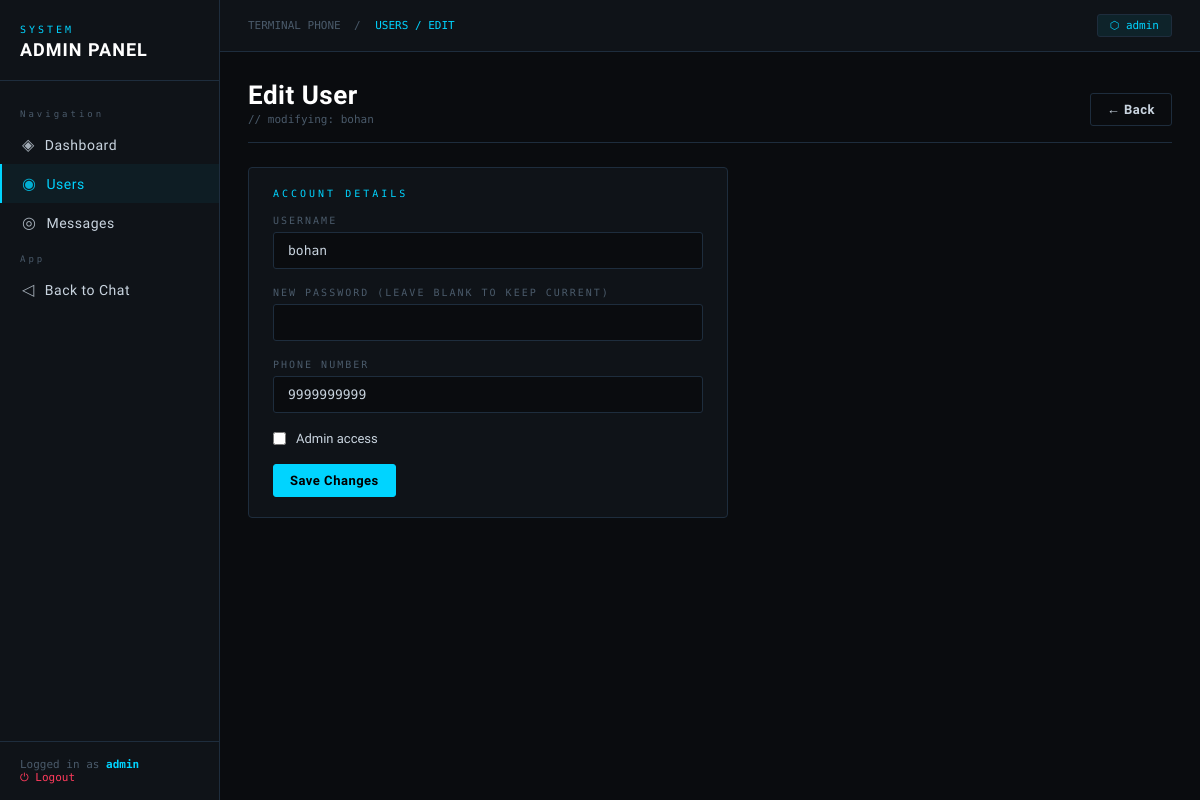
Page /admin/users/1/edit (signed in) on the committed database.
### tables this page shows
CREATE TABLE users (
            id       INTEGER PRIMARY KEY AUTOINCREMENT,
            username TEXT UNIQUE NOT NULL,
            password TEXT NOT NULL,
            phone    TEXT UNIQUE,
            is_admin INTEGER DEFAULT 0
        );

### routes/admin.py (the view, shortened to what this page needs)
@admin_bp.route('/users/<int:user_id>/edit', methods=['GET', 'POST'])
@admin_required
def edit_user(user_id):
    with _db() as conn:
        user = conn.execute("SELECT * FROM users WHERE id = ?", (user_id,)).fetchone()
    if not user:
        flash('User not found.')
        return redirect(url_for('admin.users'))
    return render_template('admin/edit_user.html', user=user)

### app.py (called while the page is built)
@login_manager.user_loader
def load_user(user_id):
    with get_db_connection(DB_PATH) as conn:
        user = conn.execute("SELECT * FROM users WHERE id = ?", (user_id,)).fetchone()
        if user:
            return User(user['id'], user['username'], user['phone'], user['is_admin'])
    return None

### models.py (called while the page is built)
def get_db_connection(db_path):
    conn = sqlite3.connect(db_path)
    conn.row_factory = sqlite3.Row
    return conn

### routes/admin.py (called while the page is built)
def _db():
    return get_db_connection(current_app.config['DB_PATH'])

def admin_required(f):
    @wraps(f)
    @login_required
    def decorated(*args, **kwargs):
        if not current_user.is_admin:
            flash('Admin access required.')
            return redirect(url_for('chat.index'))
        return f(*args, **kwargs)
    return decorated

### templates/admin/edit_user.html (shortened to what this page needs)
{% extends "admin/base.html" %}
{% block breadcrumb %}USERS / EDIT{% endblock %}
{% block content %}
<div class="page-header">
  <div>
    <h2>Edit User</h2>
    <div class="subtitle">// modifying: {{ user.username }}</div>
  </div>
  <a href="{{ url_for('admin.users') }}" class="btn">← Back</a>
</div>
<div class="card" style="max-width:480px">
  <div class="card-title">Account Details</div>
  <form method="POST">
    <div class="form-group">
      <label>Username</label>
      <input type="text" name="username" value="{{ user.username }}" required>
    </div>
    <div class="form-group">
      <label>New Password <span style="color:var(--dim)">(leave blank to keep current)</span></label>
      <input type="password" name="password" autocomplete="new-password">
    </div>
    <div class="form-group">
      <label>Phone Number</label>
      <input type="tel" name="phone" value="{{ user.phone or '' }}" placeholder="4195551234">
    </div>
    <div class="form-group">
      <div class="checkbox-row">
        <input type="checkbox" name="is_admin" id="is_admin" {% if user.is_admin %}checked{% endif %}>
        <label for="is_admin">Admin access</label>
      </div>
    </div>
    <button type="submit" class="btn btn-primary">Save Changes</button>
  </form>
</div>
{% endblock %}

### templates/admin/base.html (shortened to what this page needs)
<!DOCTYPE html>
<html lang="en">
<head>
</head>
<body>
<aside class="sidebar">
  <div class="sidebar-logo">
    <div class="logo-tag">System</div>
    <h1>ADMIN PANEL</h1>
  </div>
  <nav>
    <div class="nav-section">Navigation</div>
    <a href="{{ url_for('admin.dashboard') }}"
       class="nav-link {% if request.endpoint == 'admin.dashboard' %}active{% endif %}">
      <span class="icon">◈</span> Dashboard
    </a>
    <a href="{{ url_for('admin.users') }}"
       class="nav-link {% if 'user' in request.endpoint %}active{% endif %}">
      <span class="icon">◉</span> Users
    </a>
    <a href="{{ url_for('admin.messages') }}"
       class="nav-link {% if request.endpoint == 'admin.messages' %}active{% endif %}">
      <span class="icon">◎</span> Messages
    </a>
    <div class="nav-section">App</div>
    <a href="{{ url_for('chat.index') }}" class="nav-link">
      <span class="icon">◁</span> Back to Chat
    </a>
  </nav>
  <div class="sidebar-footer">
    Logged in as <strong style="color:var(--accent)">{{ current_user.username }}</strong><br>
    <a href="{{ url_for('auth.logout') }}">⏻ Logout</a>
  </div>
</aside>
<div class="main">
  <div class="topbar">
    <div class="breadcrumb">
      TERMINAL PHONE &nbsp;/&nbsp; <span>{% block breadcrumb %}ADMIN{% endblock %}</span>
    </div>
    <div class="user-badge">⬡ {{ current_user.username }}</div>
  </div>
  <div class="content">
    {% block content %}{% endblock %}
  </div>
</div>
</body>
</html>

### templates/admin/base.html (style rules this page uses)
:root { --bg: #0a0c0f; --bg2: #0f1318; --bg3: #151b22; --border: #1e2d3d; --accent: #00d4ff; --accent2: #00ff88; --danger: #ff3b5c; --warn: #ffb800; --text: #c9d4df; --dim: #4a5a6a; --mono: 'Share Tech Mono', monospace; --sans: 'Rajdhani', sans-serif; }
*, *::before, *::after { box-sizing: border-box; margin: 0; padding: 0; }
body { background: var(--bg); color: var(--text); font-family: var(--sans); font-size: 15px; min-height: 100vh; display: flex; }
.sidebar { width: 220px; min-height: 100vh; background: var(--bg2); border-right: 1px solid var(--border); display: flex; flex-direction: column; flex-shrink: 0; position: sticky; top: 0; height: 100vh; overflow-y: auto; }
.sidebar-logo { padding: 24px 20px 20px; border-bottom: 1px solid var(--border); }
.sidebar-logo .logo-tag { font-family: var(--mono); font-size: 10px; color: var(--accent); letter-spacing: 3px; text-transform: uppercase; margin-bottom: 4px; }
.sidebar-logo h1 { font-size: 18px; font-weight: 700; color: #fff; letter-spacing: 1px; }
.sidebar nav { padding: 16px 0; flex: 1; }
.nav-section { font-family: var(--mono); font-size: 9px; color: var(--dim); letter-spacing: 3px; padding: 12px 20px 6px; }
.nav-link { display: flex; align-items: center; gap: 10px; padding: 10px 20px; color: var(--text); text-decoration: none; font-size: 14px; font-weight: 500; letter-spacing: 0.5px; transition: all 0.15s; border-left: 2px solid transparent; }
.nav-link:hover, .nav-link.active { color: var(--accent); background: rgba(0, 212, 255, 0.05); border-left-color: var(--accent); }
.nav-link .icon { font-size: 16px; opacity: 0.8; }
.sidebar-footer { padding: 16px 20px; border-top: 1px solid var(--border); font-family: var(--mono); font-size: 11px; color: var(--dim); }
.sidebar-footer a { color: var(--danger); text-decoration: none; font-size: 11px; }
.main { flex: 1; min-width: 0; display: flex; flex-direction: column; }
.topbar { background: var(--bg2); border-bottom: 1px solid var(--border); padding: 14px 28px; display: flex; align-items: center; justify-content: space-between; font-family: var(--mono); font-size: 11px; color: var(--dim); }
.topbar .breadcrumb { display: flex; align-items: center; gap: 8px; }
.topbar .breadcrumb span { color: var(--accent); }
.topbar .user-badge { background: rgba(0,212,255,0.08); border: 1px solid var(--border); color: var(--accent); padding: 4px 12px; border-radius: 3px; font-size: 11px; }
.content { padding: 28px; flex: 1; }
.page-header { display: flex; align-items: flex-end; justify-content: space-between; margin-bottom: 24px; padding-bottom: 16px; border-bottom: 1px solid var(--border); }
.page-header h2 { font-size: 26px; font-weight: 700; color: #fff; letter-spacing: 0.5px; }
.page-header .subtitle { font-family: var(--mono); font-size: 11px; color: var(--dim); margin-top: 3px; }
.card { background: var(--bg2); border: 1px solid var(--border); border-radius: 4px; padding: 20px 24px; margin-bottom: 20px; }
.card-title { font-family: var(--mono); font-size: 10px; color: var(--accent); letter-spacing: 3px; text-transform: uppercase; margin-bottom: 16px; }
.btn { display: inline-flex; align-items: center; gap: 6px; padding: 8px 16px; border: 1px solid var(--border); border-radius: 3px; font-family: var(--sans); font-size: 13px; font-weight: 600; letter-spacing: 0.5px; cursor: pointer; text-decoration: none; transition: all 0.15s; background: transparent; color: var(--text); }
.btn-primary { background: var(--accent); color: #000; border-color: var(--accent); }
.form-group { margin-bottom: 18px; }
label { display: block; font-family: var(--mono); font-size: 10px; color: var(--dim); letter-spacing: 2px; text-transform: uppercase; margin-bottom: 6px; }
input[type=text], input[type=password], input[type=tel], select { width: 100%; background: var(--bg); border: 1px solid var(--border); color: var(--text); padding: 10px 14px; border-radius: 3px; font-family: var(--mono); font-size: 13px; outline: none; transition: border-color 0.15s; }
.checkbox-row { display: flex; align-items: center; gap: 10px; }
.checkbox-row input[type=checkbox] { width: auto; accent-color: var(--accent); }
.checkbox-row label { margin: 0; font-size: 13px; font-family: var(--sans); letter-spacing: 0; text-transform: none; color: var(--text); }

### rows in the picture
users: username "admin"
users: username "bohan", phone "9999999999"
